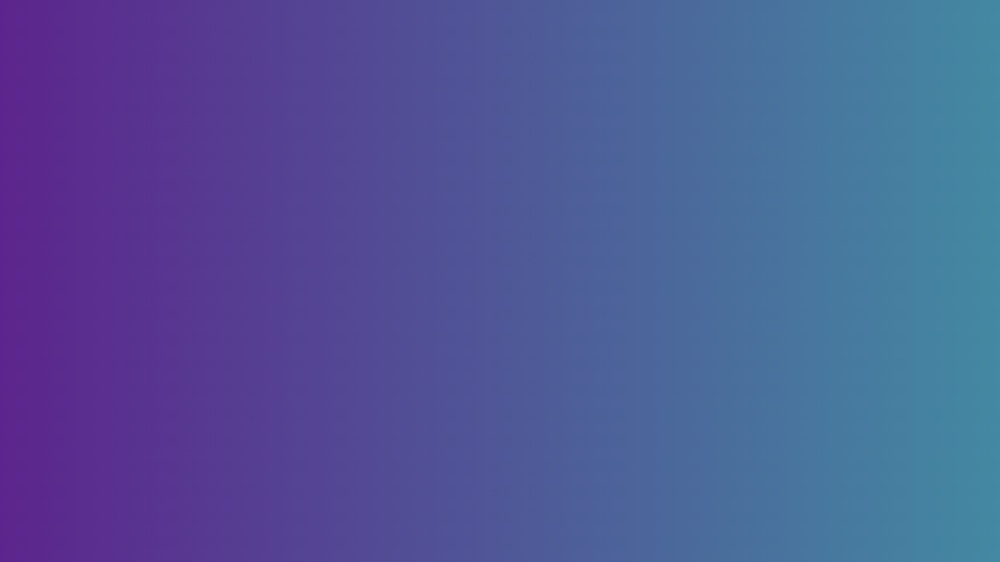
#> input picture templates/gradient.jpg, 1000 x 562 px, shrunk from 1920 x 1080 before the run
$ python createroad.py
#> lines starting #> are read from the running program, lines starting #| are printed output that depends on the picture
import sys
import shutil
from PIL import Image
from PIL import ImageDraw
from PIL import ImageFont
default='''
{% extends 'base.html' %}

{% block content %}

<link rel="stylesheet" href="https://cdn.jsdelivr.net/npm/bootstrap-icons@1.10.5/font/bootstrap-icons.css">
<script src=
"https://cdnjs.cloudflare.com/ajax/libs/sweetalert/2.1.0/sweetalert.min.js">
  </script>

<nav class="navbar navbar-expand-sm">
  <div class="container-fluid">
    <a class="d-flex align-items-center fs-4 ml-4 mb-4 link-underline link-underline-opacity-0" id="myLink" href="{% url 'dashboard' %}">
      <i class="bi bi-chevron-left"></i>
      Back
      <span class="mx-3 spinner-border spinner-border-sm" role="status" id="mySpinner" style="display: none;"></span>
    </a>
  </div>
</nav>


<div class="text-center card mx-auto p-1 bg-body-secondary " style="width:80vw; border-width: 0px; font-size: 24px">
<div class="card-body">
'''

defaultend='''
</div>
</div>
<div class="mx-auto text-center p-5">
<button id="incrementButton" class="btn btn-primary mb-2">Hide More</button>
<button id="finishButton" class="btn btn-primary mb-2">Finish Verse</button>

<button id="nextButton" class="btn btn-primary mb-2">Next Verse</button>
  <button class="btn btn-primary mb-2" id="backButton">Previous</button>
</div>
<div class="progress-container">
<div class="progress">
  <div id="progressBar" class="progress-bar lrm-5" role="progressbar" style="width: 0%" aria-valuenow="0" aria-valuemin="0" aria-valuemax="100"></div>
</div>
<style>
nav{
  margin:0;
}
.hide-word {

        color: transparent;
        text-shadow: 0 0 13px #000;
}
  html,
  body {
    overflowX: hidden;
  }

  body {
    padding-bottom: 40px;

    overflow-x: hidden;
  }
hr.rounded {
  border-top: 8px solid #bbb;
  border-radius: 5px;
}
.progress-container {
  padding: 0 15vw; /* Adjust the padding as needed */
  max-width: 600vw; /* Set a maximum width for the progress bar container */
  margin: 0 auto; /* Center the container on the screen */
}
bb {
  background-color: #343A40;
}


</style>

<script src="
https://cdn.jsdelivr.net/npm/js-cookie@3.0.5/dist/js.cookie.min.js
"></script>
<script>
document.addEventListener('DOMContentLoaded', function() {
    // Get references to the link and spinner elements
    const link = document.getElementById('myLink');
    const spinner = document.getElementById('mySpinner');

    // Attach click event listener to the link
    link.addEventListener('click', function() {
      // Show the spinner
      spinner.style.display = 'block';

      // Simulate some asynchronous task
      setTimeout(function() {
        // Hide the spinner after the task is completed
        spinner.style.display = 'none';
      }, 2000); // Replace this with your actual task
    });
  });
  var sentences = document.querySelectorAll("p[id^='sentence']");
  var currentSentenceIndex = 0;
  var hiddenWordIndices = [];
  // Other JavaScript code...

  // Function to save the user's progress using AJAX
var sentences = document.querySelectorAll("p[id^='sentence']");
var currentSentenceIndex = 0;
var hiddenWordIndices = [];
var hideButton = document.getElementById("incrementButton"); // Get the hide button element
var nextButton = document.getElementById("nextButton"); // Get the next button element
var finishButton = document.getElementById("finishButton"); // Get the finish button element
var progressBar = document.getElementById("progressBar"); // Get the progress bar element

hideButton.addEventListener('click', function () {
  hideRandomWords(3);
}, true);

nextButton.addEventListener('click', function () {
  moveToNextSentence();
  var username = "Anonymous"; // You should get the actual username from your Django backend if the user is authenticated.
  saveUserProgress(username, currentSentenceIndex);
}, true);

var finishButtonClicks = 0; // Variable to track the number of finish button clicks

finishButton.addEventListener('click', function () {
  finishButtonClicks++;
  if (finishButtonClicks === 1) {
    hideAllWords();
  } else if (finishButtonClicks === 2) {
    revealAllWords();

    var randomIndices = [];

    isHidden = false;

    finishButtonClicks = 0; // Reset the click counter
  }
}, true);

function hideRandomWords(numWords) {
  var currentSentence = sentences[currentSentenceIndex];
  var sentenceText = currentSentence.textContent;

  var words = sentenceText.split(" ");

  var visibleWordIndices = words
    .map(function (_, index) {
      return index;
    })
    .filter(function (index) {
      return hiddenWordIndices.indexOf(index) === -1;
    });

  if (visibleWordIndices.length === 0) {
    console.log("No visible words left to hide.");
    hideButton.disabled = true; // Disable the hide button if there are no visible words
    return;
  }

  // Adjust numWords to ensure it doesn't exceed the number of visible words
  numWords = Math.min(numWords, visibleWordIndices.length);

  var randomIndices = [];
  while (randomIndices.length < numWords && visibleWordIndices.length > 0) {
    var randomIndex = Math.floor(Math.random() * visibleWordIndices.length);
    var randomVisibleIndex = visibleWordIndices[randomIndex];
    randomIndices.push(randomVisibleIndex);
    visibleWordIndices.splice(randomIndex, 1);
  }

  hiddenWordIndices = hiddenWordIndices.concat(randomIndices);

  for (var i = 0; i < words.length; i++) {
    if (hiddenWordIndices.indexOf(i) !== -1) {
      words[i] = '<span class="hide-word">' + words[i] + "</span>";
    }
  }

  currentSentence.innerHTML = words.join(" ");

  console.log("Total Hidden Words in Sentence " + (currentSentenceIndex + 1) + ": " + hiddenWordIndices.length);

  if (hiddenWordIndices.length === words.length) {
    hideButton.disabled = true;
  }
}

function hideAllWords() {
  var currentSentence = sentences[currentSentenceIndex];
  var words = currentSentence.textContent.split(" ");

  hiddenWordIndices = [];
  for (var i = 0; i < words.length; i++) {
    hiddenWordIndices.push(i);
    words[i] = '<span class="hide-word">' + words[i] + "</span>";
  }

  currentSentence.innerHTML = words.join(" ");
  hideButton.disabled = true;
}

function revealAllWords() {
  var currentSentence = sentences[currentSentenceIndex];
  var words = currentSentence.getElementsByTagName("span");

  for (var i = 0; i < words.length; i++) {
    words[i].classList.remove("hide-word");
  }

  hideButton.disabled = false;

}

function moveToNextSentence() {
  currentSentenceIndex++;

  if (currentSentenceIndex >= sentences.length) {
    console.log("You have finished all the sentences.");
    hideButton.disabled = true;
    nextButton.disabled = true;
    swal("You Finished this road!", {
    title:"Good job!",
    icon:"success",
    buttons: {
    catch: {
      text: "Back to dashboard",
      value: "catch",
    },
      text : "try again",
  },
})
.then((value) => {
  switch (value) {


    case "catch":
      window.location.href = "{% url 'dashboard' %}";
      break;

    default:

    location.reload();
  }
});    finishButton.disabled = true;
    return;
  }


  // Reset hiddenWordIndices array and enable the buttons
  hiddenWordIndices = [];
  hideButton.disabled = false;
  nextButton.disabled = false;
  finishButton.disabled = false;

  // Hide the current sentence
  var currentSentence = sentences[currentSentenceIndex - 1];
  currentSentence.style.display = "none";

  // Show the next sentence
  var nextSentence = sentences[currentSentenceIndex];
  nextSentence.style.display = "block";

  // Update the progress bar
  var progressWidth = ((currentSentenceIndex + 1) / sentences.length) * 100;
  progressBar.style.width = progressWidth + "%";
  progressBar.setAttribute("aria-valuenow", progressWidth);
}


// Hide all sentences except the first one
for (var i = 1; i < sentences.length; i++) {
  sentences[i].style.display = "none";
}

var USERNAME_COOKIE_NAME = "user_progress_username";
var SENTENCE_COOKIE_NAME = "user_progress_sentence";

function saveUserProgress(username, sentenceIndex) {
  Cookies.set(USERNAME_COOKIE_NAME, username, { expires: 7 }); // Set the username cookie to expire in 7 days
  Cookies.set(SENTENCE_COOKIE_NAME, sentenceIndex);
}

function restoreUserProgress() {
  var username = Cookies.get(USERNAME_COOKIE_NAME);
  var sentenceIndex = Cookies.get(SENTENCE_COOKIE_NAME);

  if (username && sentenceIndex) {
    // Restore the user's progress
    currentSentenceIndex = parseInt(sentenceIndex);

    // Find the sentence element and hide all sentences except the current one
    for (var i = 0; i < sentences.length; i++) {
      if (i === currentSentenceIndex) {
        sentences[i].style.display = "block";
      } else {
        sentences[i].style.display = "none";
      }
    }

    // Update the progress bar
    var progressWidth = ((currentSentenceIndex + 1) / sentences.length) * 100;
    progressBar.style.width = progressWidth + "%";
    progressBar.setAttribute("aria-valuenow", progressWidth);
  }
}

var backButton = document.getElementById("backButton"); // Get the back button element

backButton.addEventListener('click', function () {
  moveToPreviousSentence();
}, true);

function moveToPreviousSentence() {
  currentSentenceIndex--;

  if (currentSentenceIndex < 0) {
    console.log("You are already at the beginning.");
    currentSentenceIndex = 0; // Make sure the index doesn't go below 0
    backButton.disabled = true;
    return;
  }

  // Reset hiddenWordIndices array and enable the buttons
  hiddenWordIndices = [];
  hideButton.disabled = false;
  nextButton.disabled = false;
  finishButton.disabled = false;

  // Hide the current sentence if it exists
  if (currentSentenceIndex + 1 < sentences.length) {
    var currentSentence = sentences[currentSentenceIndex + 1];
    currentSentence.style.display = "none";
  }

  // Show the previous sentence
  var previousSentence = sentences[currentSentenceIndex];
  previousSentence.style.display = "block";

  // Update the progress bar
  var progressWidth = (currentSentenceIndex / (sentences.length - 1)) * 100;
  progressBar.style.width = progressWidth + "%";
  progressBar.setAttribute("aria-valuenow", progressWidth);

  // Enable/disable the back button based on the current sentence index
  backButton.disabled = (currentSentenceIndex === 0);
}
function moveToNextSentence() {
  currentSentenceIndex++;

  if (currentSentenceIndex >= sentences.length) {
    console.log("You have finished all the sentences.");
    currentSentenceIndex = sentences.length - 1; // Make sure the index doesn't go beyond the last sentence
    hideButton.disabled = true;
    nextButton.disabled = true;
    finishButton.disabled = true;
     swal("You Finished this road!", {

    title:"Good job!",
    icon:"success",

    buttons: {
    catch: {
      text: "Back to dashboard",
      value: "catch",
    },
      text : "try again",
  },

allowOutsideClick: false
})
.then((value) => {
  switch (value) {


    case "catch":
      window.location.href = "{% url 'dashboard' %}";
      break;

    default:

    location.reload();
  }
});
    return;
  }

  // Reset hiddenWordIndices array and enable the buttons
  hiddenWordIndices = [];
  hideButton.disabled = false;
  nextButton.disabled = false;
  finishButton.disabled = false;

  // Hide the current sentence if it exists
  if (currentSentenceIndex - 1 >= 0) {
    var currentSentence = sentences[currentSentenceIndex - 1];
    currentSentence.style.display = "none";
  }

  // Show the next sentence
  var nextSentence = sentences[currentSentenceIndex];
  nextSentence.style.display = "block";

  // Update the progress bar
  var progressWidth = (currentSentenceIndex / (sentences.length - 1)) * 100;
  progressBar.style.width = progressWidth + "%";
  progressBar.setAttribute("aria-valuenow", progressWidth);

  // Enable/disable the back button based on the current sentence index
  backButton.disabled = (currentSentenceIndex === 0);
}

// Hide all sentences except the first one
for (var i = 1; i < sentences.length; i++) {
  sentences[i].style.display = "none";
}

// Check for an existing localStorage entry and restore the user's progress
restoreUserProgress();'''
#getting input

from PIL import Image, ImageDraw, ImageFont


rawname = input('template name(no spaces): ')
#> the answer given: gradient.jpg
imgname = input('Image title(spaces):')
#> the answer given: gradient.jpg
img = Image.open('gradient.jpg')
#> img is the input picture: PIL image 1000x562 RGB; mean R, G, B 79.5, 87, 151.4

msg = imgname
font = ImageFont.truetype('Arial.ttf', 170)

# Get text dimensions using ImageFont.getsize
text_width, text_height = font.getsize(msg)

# Get image dimensions
image_width, image_height = img.size
#> image_width = 1000; image_height = 562

# Create a drawing object
draw = ImageDraw.Draw(img)

# Calculate the starting point for the centered text
x = (image_width - text_width) // 2
#> x = -17
y = (image_height - text_height) // 2
#> y = 184

# Draw the text at the centered position
draw.text((x, y), msg, font=font, fill=(255, 255, 255))

img.save(rawname+".png")
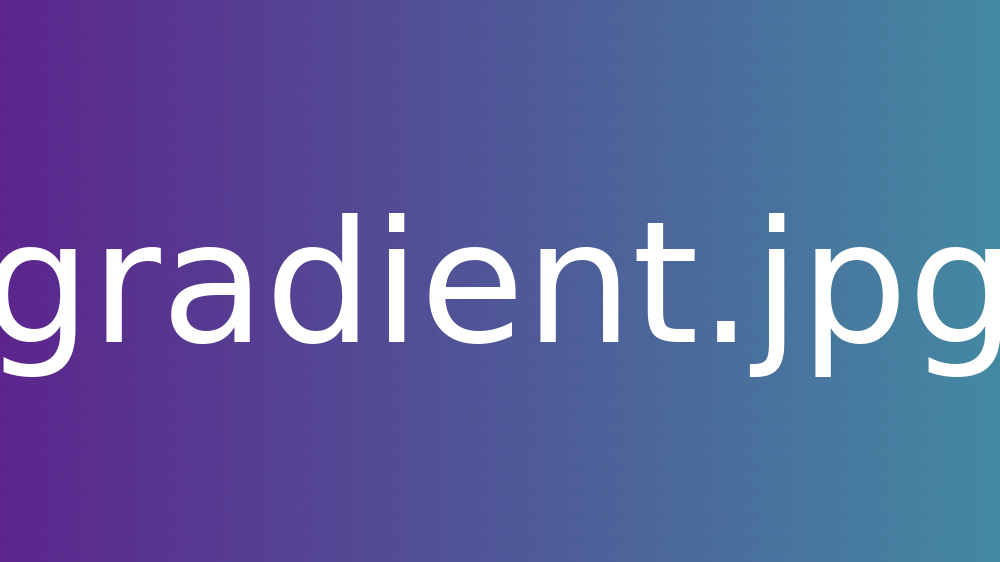
#> saved as gradient.jpg.png: PIL image 1000x562 RGB; mean R, G, B 91.7, 98.6, 158.6
print('Press Control-d to exit.')
print('-------> Verse 1')
content1 = sys.stdin.read()

print('-------> Verse 2')


content2 = sys.stdin.read()

print('-------> Verse 3')
content3= sys.stdin.read()

print('-------> Verse 4')
content4= sys.stdin.read()

print('-------> Verse 5')
content5= sys.stdin.read()
print('DONE!!')
name= rawname + ".html"
#adding stuff.
verse1= '<p id="sentence">' + content1 + '</p>'

verse2= '<p id="sentence2">' + content2 + '</p>'

verse3= '<p id="sentence3">' + content3 + '</p>'

verse4= '<p id="sentence4">' + content4 + '</p>'

verse5= '<p id="sentence5">' + content5 + '</p>'
stuff_to_cat =  default + verse1 + verse2 + verse3 +verse4 +verse5 + defaultend

file1 = open(name, "a")
file1.write(stuff_to_cat)
file1.close()
############################################3

def write_string_to_line(file_path, target_string, line_number):

#> (the run stopped early here; a loop or call above may not have finished)
